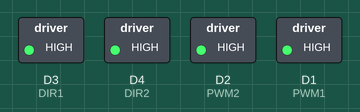
Recording of a sketch running on a simulated ESP8266 (NodeMCU). Shown: switched loads named in the sketch (green lamp = pin HIGH).

Above: at 2.5 s.
At 7.5 s:
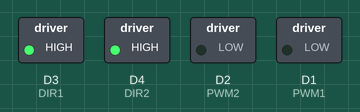
Timing chart, 0 to 11.5 s (numbered marks = the images above):
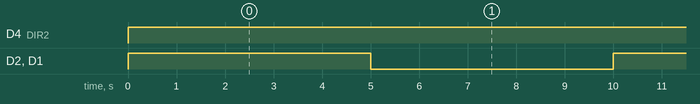

Measured:
- by itself, D4 (DIR2): LOW → HIGH at 0.00 s
- by itself, D2 (PWM2), D1 (PWM1): alternates HIGH for 5.0 s and LOW for 5.0 s

The sketch:

ch12_MOTOR_TEST_A.ino
```cpp
// Этот скетч адаптирован для работы с модулем NodeMCU и
// шилдом для управления моторами DoIt Smart Car
// Задаем выводы управления моторами
#define PWM1 D1
#define PWM2 D2
#define DIR1 D3
#define DIR2 D4

void setup()
{
   // Задаем режим работы выводов
   pinMode(D1, OUTPUT);
   pinMode(D2, OUTPUT);
   pinMode(D3, OUTPUT);
   pinMode(D4, OUTPUT);
}

void loop()
{

   // Движение вперед
   setMotorOne(true, 1000);
   setMotorTwo(true, 1000);

   // Пауза
   delay(5000);

   // Остановка
   setMotorOne(true, 0);
   setMotorTwo(true, 0);

   // Пауза
   delay(5000);

}

// Функция управления первым мотором
void setMotorOne(boolean forward, int motor_speed){
   digitalWrite(DIR1, forward);
   analogWrite(PWM1, motor_speed);
}

// Функция управления вторым мотором
void setMotorTwo(boolean forward, int motor_speed){
   digitalWrite(DIR2, forward);
   analogWrite(PWM2, motor_speed);
}
```
